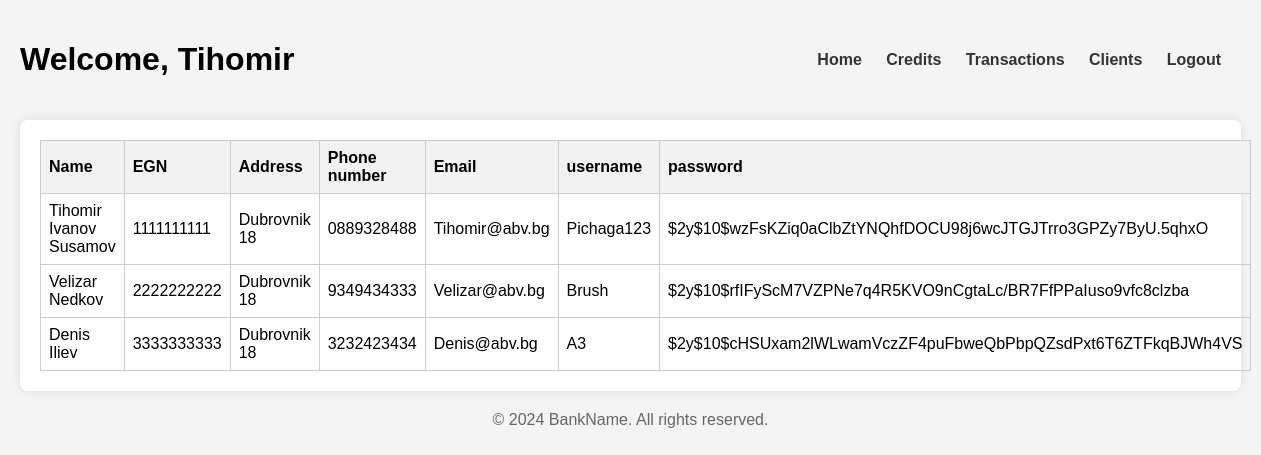
The page /Profile.php (signed in) on the database its author committed.
### tables this page shows
CREATE TABLE `client` (
  `Name` varchar(50) NOT NULL,
  `EGN` varchar(10) NOT NULL,
  `Address` varchar(50) NOT NULL,
  `Phone_number` varchar(10) NOT NULL,
  `Email` varchar(50) NOT NULL,
  `username` varchar(50) NOT NULL,
  `password` text NOT NULL
);

### User_Acc_Info.php (called while the page is built, shortened)
<?php
  $name = $_SESSION['name'];
?>

### Profile.php (the view, shortened to what this page needs)
<?php
include("User_Acc_Info.php");
?>
<!DOCTYPE html>
<html lang="en">
<head>
    <link rel="stylesheet" href="Style\styles.css">
</head>
<body>
    <div class="container">
        <header>
            <h1>Welcome, <?php echo $name?></h1>
            <nav>
                <ul>
                    <li><a href="index.php">Home</a></li>
                    <li><a href="Credits.php">Credits</a></li>
                    <li><a href="Transactions.php">Transactions</a></li>
                    <li><a href="#"><?php echo (isset($currAccAmount)) ? 'Profile' : 'Clients'; ?></a></li>
                    <li><a href="LOGIN.php">Logout</a></li>
                </ul>
            </nav>
        </header>
        <main>
        <?php if(isset($currAccAmount)) { ?>
            <section class="profile-info">
                <h2>User Information</h2>
                <form action="#" method="post" style="display: flex; gap: 30px">
                <div style="display: inline-flex; flex-direction: column;">
                    <input style="margin-top: 8px" type="text" required name="newName" value="<?php echo $name ?>"/>
                    <input style="margin-top: 8px" type="email" required name="newEmail" value="<?php echo $email ?>"/>
                    <input style="margin-top: 8px" type="text" required name="newAddress" value="<?php echo $address ?>"/>
                    <input style="margin-top: 8px" type="tel" pattern="[0-9]{10}" required name="newPhone_number" value="<?php echo $phone_number ?>"/>
                </div>
                <div style="display: inline-flex; flex-direction: column; gap: 10px">
                    <button class="submit" style="margin-top: 8px" type="submit" name="editUserInfo">Save</button>
                    <button class="delete" type="submit" name="deleteUser">Delete Account</button>
                </div>
                </form>
            </section>
        <?php }
        else { ?>
        <section class="transactions">
            <table>
                <thead>
                <tr>
                    <th>Name</th>
                    <th>EGN</th>
                    <th>Address</th>
                    <th>Phone number</th>
                    <th>Email</th>
                    <th>username</th>
                    <th>password</th>
                </tr>
                </thead>
                <tbody>
                <tr>
                    <?php
                    $result = mysqli_query($conn, "SELECT * FROM client");
                    if($result) {
                        while($row = mysqli_fetch_assoc($result)){
                            ?>
                                <td><?php echo $row ['Name'];?></td>
                                <td><?php echo $row ['EGN'];?></td>
                                <td><?php echo $row ['Address'];?></td>
                                <td><?php echo $row ['Phone_number'];?></td>
                                <td><?php echo $row ['Email'];?></td>
                                <td><?php echo $row ['username'];?></td>
                                <td><?php echo $row ['password'];?></td>
                            </tr>
                        <?php
                        }
                    }
                            else echo"Error";
                    }
                    ?>
                </tbody>
            </table>
        </section>
        </main>
            <footer>
                <p>&copy; 2024 BankName. All rights reserved.</p>
            </footer>
    </div>
</body>
</html>

### Style/styles.css (style rules this page uses)
body { font-family: Arial, sans-serif; margin: 0; padding: 0; background-color: #f4f4f4; }
.container { max-width: 1400px; margin: 0 auto; padding: 20px; }
header { display: flex; justify-content: space-between; align-items: center; margin-bottom: 20px; }
nav ul { list-style-type: none; padding: 0; margin: 0; }
nav ul li { display: inline; margin-right: 20px; }
nav ul li a { text-decoration: none; color: #333; font-weight: bold; }
main { background-color: #fff; padding: 20px; border-radius: 8px; box-shadow: 0 0 10px rgba(0, 0, 0, 0.1); }
.transactions table { width: 100%; border-collapse: collapse; }
.transactions th, .transactions td { border: 1px solid #ccc; padding: 8px; text-align: left; }
.transactions th { background-color: #f2f2f2; }
footer { margin-top: 20px; text-align: center; color: #666; }

### rows shown on the page
client: Name "Tihomir Ivanov Susamov", EGN "1111111111", Address "Dubrovnik 18", Phone_number "0889328488", Email "Tihomir@abv.bg", username "Pichaga123", password "$2y$10$wzFsKZiq0aClbZtYNQhfDOCU98j6wcJTGJTrro3GPZy7ByU.5qhxO"
client: Name "Velizar Nedkov", EGN "2222222222", Address "Dubrovnik 18", Phone_number "9349434333", Email "Velizar@abv.bg", username "Brush", password "$2y$10$rfIFyScM7VZPNe7q4R5KVO9nCgtaLc/BR7FfPPaIuso9vfc8clzba"
client: Name "Denis Iliev", EGN "3333333333", Address "Dubrovnik 18", Phone_number "3232423434", Email "Denis@abv.bg", username "A3", password "$2y$10$cHSUxam2lWLwamVczZF4puFbweQbPbpQZsdPxt6T6ZTFkqBJWh4VS"

### other values the page prints
$name "Tihomir"
